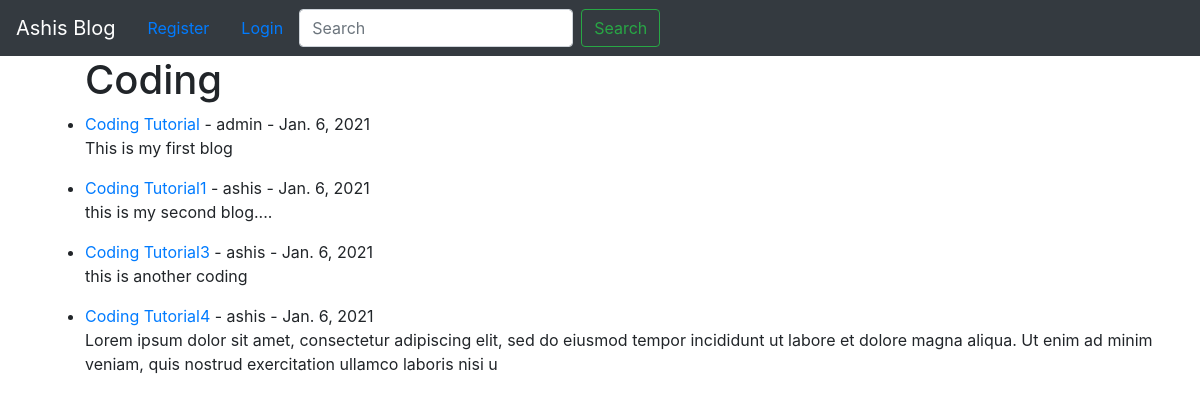
/category/coding/, run on the app's committed database.
### blog/models.py (models this page shows, shortened)
class Post(models.Model):
	title = models.CharField(max_length=250)
	title_tag = models.CharField(max_length=250,default="Ashis Blog")
	header_image = models.ImageField(null=True,blank=True,upload_to='images/')
	author = models.ForeignKey(User,on_delete = models.CASCADE)
	body = RichTextField(blank=True,null=True)
	post_date = models.DateField(auto_now_add = True)
	category = models.CharField(max_length=255,default = 'coding')
	likes = models.ManyToManyField(User,related_name = 'blog_posts')
	dislikes = models.ManyToManyField(User,related_name = 'blog_posts1')

### blog/views.py (the view)
# urls.py: path('category/<str:cats>/',category_view,name='category'),
def category_view(request,cats):
	category_post = Post.objects.filter(category = cats.replace('-',''))
	return render(request,'category.html',{'cats' : cats.title(),'category_post' : category_post})

### blog/templates/category.html (shortened to what this page needs)
{% extends 'bash.html' %}
{% block content %}
<ul>
{% if category_post %}
<h1>{{cats}}</h1>
{% for post in category_post %}
<li><a href = "{% url 'article' post.pk %}">{{ post.title }}</a>
 - 	{{post.author}} - {{post.post_date}}
<br/>
{{ post.body|slice:":200" |safe}}
</li>
{% endfor %}
</ul>
{% else %}
Sorry Page does not exists...........
{% endif %}
{% endblock %}

### data on the page
Post: title "Coding Tutorial", author "admin", post_date "Jan. 6, 2021", body "This is my first blog"
Post: title "Coding Tutorial1", author "ashis", post_date "Jan. 6, 2021", body "this is my second blog...."
Post: title "Coding Tutorial3", author "ashis", post_date "Jan. 6, 2021", body "this is another coding"
Post: title "Coding Tutorial4", author "ashis", post_date "Jan. 6, 2021", body "Lorem ipsum dolor sit amet, consectetur adipiscing elit, sed do eiusmod tempor incididunt ut labore et dolore magna aliqua. Ut enim ad minim veniam, quis nostrud exercitation ullamco laboris nisi u"

### other printed values
{{ cats }} "Coding"
